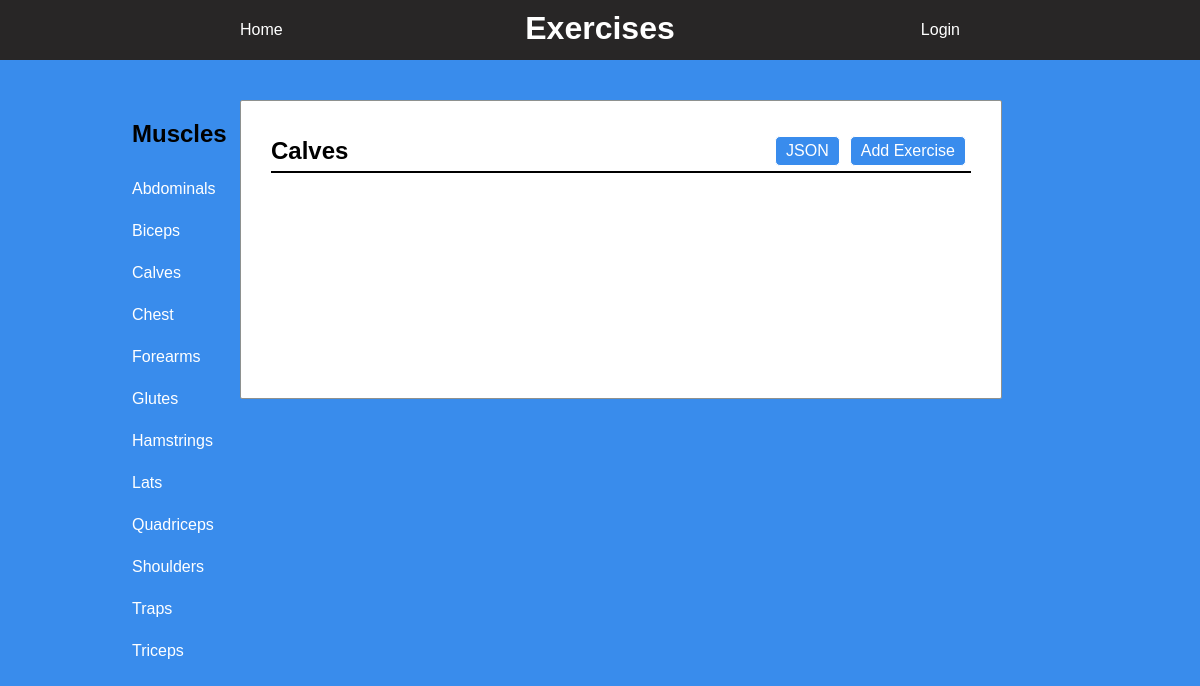
The app's page /Calves/exercises, older data.
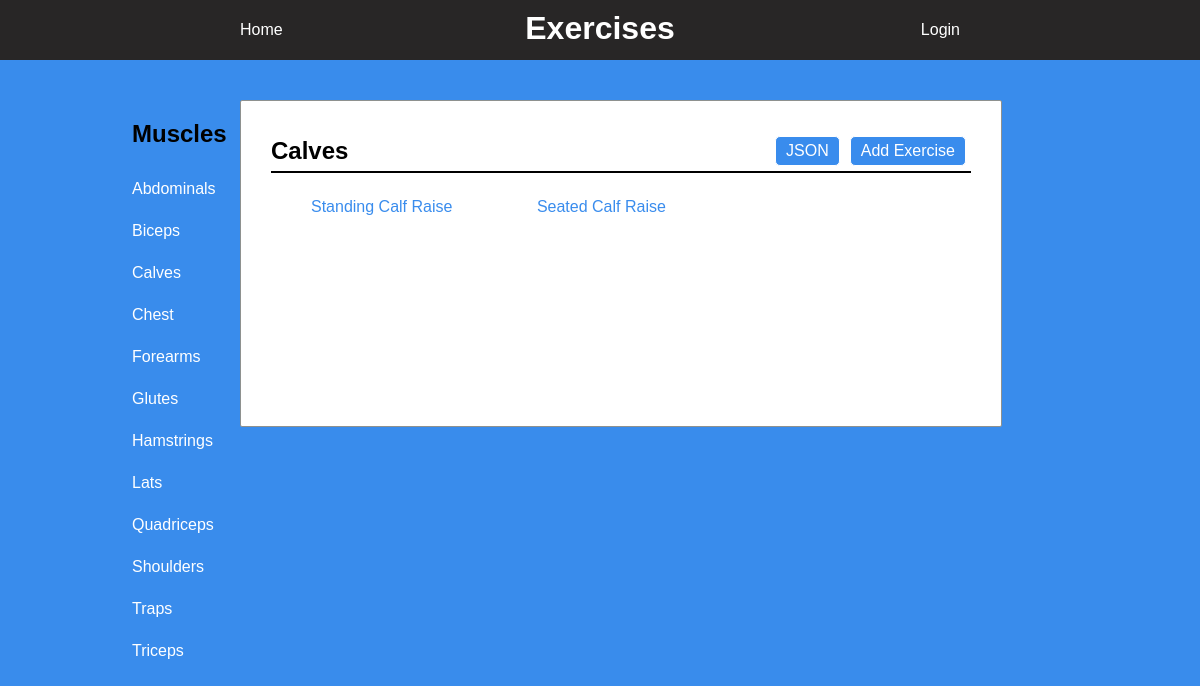
The same page, newer data.
### database_setup.py (models this page shows, shortened)
class BodyParts(Base):
	__tablename__ = 'bodyParts'
	id = Column(Integer, primary_key=True)
	name = Column(String, unique=True)

class Exercises(Base):
    __tablename__ = 'exercises'
    id = Column(Integer, primary_key=True)
    name = Column(String, unique=True)
    description = Column(String)
    bodyPart_id = Column(Integer, ForeignKey('bodyParts.id'))
    bodyPart = relationship(BodyParts)
    user_id = Column(Integer, ForeignKey('user.id'))
    user = relationship(User)

### main.py (the view)
@app.route('/<muscle_name>/exercises', methods=['GET'])
def view_exercises(muscle_name):
    muscle = (
        session.query(BodyParts)
        .filter_by(name=muscle_name)
        .one()
        )
    exercises = (session.query(Exercises)
        .filter_by(bodyPart_id=muscle.id)
        .all()
        )
    return render_template('exercises.html', exercises=exercises, muscle=muscle, muscles=muscles)

### templates/exercises.html (shortened to what this page needs)
<!DOCTYPE html>
<html lang="en" dir="ltr">
  <head>
    <link rel= "stylesheet" type= "text/css" href= "{{ url_for('static',filename='css/style.css') }}">
  </head>
  <body>
    <div class="banner">
      <a id ="home" href="{{url_for('main')}}">Home</a>
      <h1 id="title">Exercises</h1>
      {%if 'username' not in session %}
      <a id="login" href="{{url_for('showLogin')}}">Login</a>
      {% else %}
      <a id="login" href="{{url_for('disconnect')}}">Disconnect</a>
      {% endif %}
    </div>
    <div class="main">
      <div class="bodyContainer">
        <div class="sideBanner">
            <h2 id="sideBannerHeader">Muscles</h2>
            {% for i in muscles %}
            <a href="{{url_for('view_exercises', muscle_name = i.name)}}">{{ i.name }}</a>
            {% endfor %}
        </div>
        <div class="content">
          <div id="content-header">
            <h2>{{ muscle.name}}</h2>
            <a href="{{url_for('view_exercises_json', muscle_name = muscle.name)}}">JSON</a>
            <a href="{{url_for('add_exercise', muscle_name = muscle.name)}}">Add Exercise</a>
          </div>
          <div class="content-body">
            {% for i in exercises %}
            <a id="exercise" href="{{url_for('view_exercise', muscle_name = muscle.name, exercise_name = i.name)}}">{{ i.name }}</a>
            {% endfor %}
          </div>
        </div>
      </div>
    </div>
  </body>
</html>

### static/css/style.css (style rules this page uses)
body { background-color: rgba(36, 128, 235, 0.9); font-family: Sans-serif; position: static; }
.main { max-width: 960px; margin:auto; margin-top: 100px; }
.banner { display: inline-flex; justify-content: center; width: 100%; height: 60px; background-color: #282626; opacity: 1; text-align: center; position: fixed; top: 0px; left: 0px; z-index: 1; }
#home, #login { position: absolute; border: 0px; color: white; bottom: 35%; text-decoration: none; }
#home { left: 20%; }
#login { right: 20%; }
.banner #title { color: white; height: 30px; text-align: center; margin-bottom: 10px; margin-top: 10px; }
#content-header { position: relative; max-height: 40px; border-bottom: 2px solid black; margin: 10px 10px 10px 10px; display: flex; align-items: center; }
#content-header a { text-decoration: none; color: white; background-color: rgba(36, 128, 235, 0.9); padding: 5px 10px; border-radius: 5px; justify-content: flex-end; margin: 5px; border: white 1px solid; }
#content-header h2 { margin-right: auto; }
.bodyContainer { position: relative; width: 960px; }
.sideBanner { width: 121px; height: 100%; float:left; display: block; position: fixed; overflow: hidden; }
.sideBanner a { display: block; text-decoration: none; color: white; padding: 12px; }
.sideBanner h2 { padding-left: 12px; }
.content { width: 720px; background-color: white; margin-left: 120px; padding: 20px; border-radius: 2px; border: 0.5px solid rgb(142, 145, 143); padding-bottom: 200px; overflow-y: hidden; }
.content-body { margin: 25px 10px 10px 10px; }
#exercise { width: 150px; border-radius: 2px; text-decoration: none; text-align: center; padding: 15px 30px; height: 15px; margin: 10px; color: rgba(36, 128, 235, 0.9); border-radius: 5px; }

Row changes from the older to the newer data that the page shows:
added Exercises: name "Standing Calf Raise"
added Exercises: name "Seated Calf Raise"
